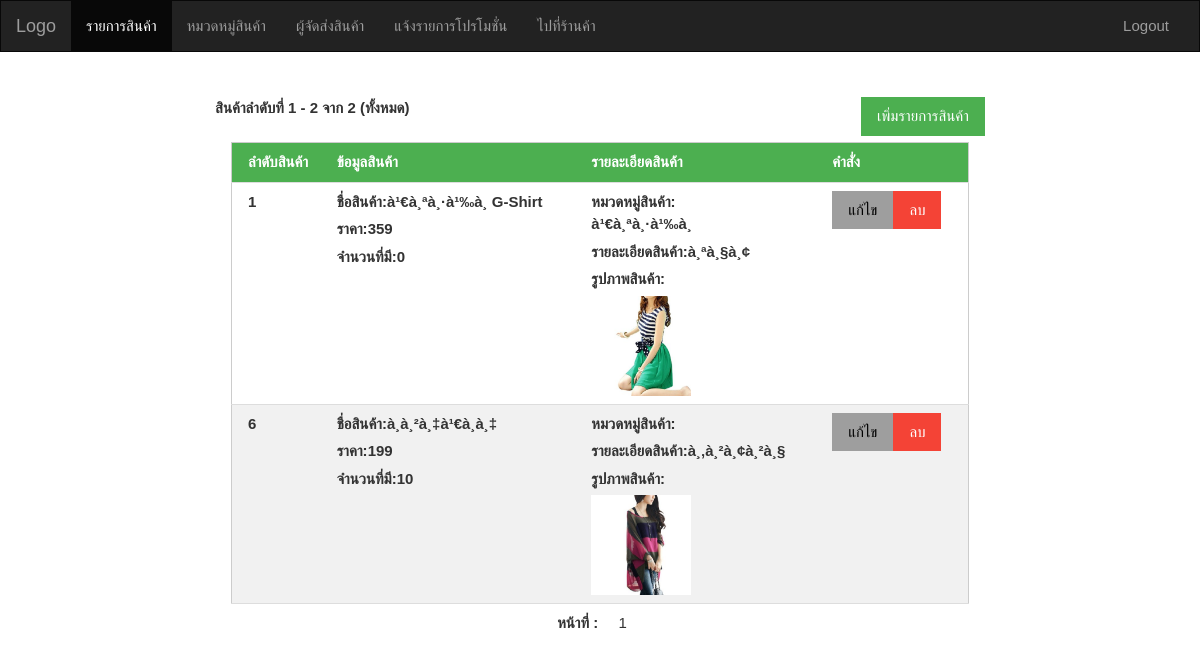
The page /Admin/products.php (signed in) on the database its author committed.
### tables this page shows
CREATE TABLE `products` (
  `pro_id` mediumint(9) NOT NULL,
  `cat_id` smallint(6) NOT NULL,
  `sup_id` smallint(6) NOT NULL,
  `pro_name` varchar(200) NOT NULL,
  `price` mediumint(9) NOT NULL,
  `quantity` smallint(6) NOT NULL,
  `details` text NOT NULL,
  `images` varchar(200) DEFAULT NULL
);

CREATE TABLE `categories` (
  `cat_id` smallint(6) NOT NULL,
  `cat_name` varchar(200) NOT NULL
);

### Admin/products.php (the view, shortened to what this page needs)
<?php require_once('../Connections/mydbshop.php'); ?>
<?php
$logoutAction = $_SERVER['PHP_SELF']."?doLogout=true";
?>
<?php
$maxRows_products = 10;
$pageNum_products = 0;
$startRow_products = $pageNum_products * $maxRows_products;
$query_products = "SELECT * FROM products";
$query_limit_products = sprintf("%s LIMIT %d, %d", $query_products, $startRow_products, $maxRows_products);
$products = mysql_query($query_limit_products, $mydbshop) or die(mysql_error());
$row_products = mysql_fetch_assoc($products);
if (isset($_GET['totalRows_products'])) {
  $totalRows_products = $_GET['totalRows_products'];
} else {
  $all_products = mysql_query($query_products);
  $totalRows_products = mysql_num_rows($all_products);
}
$totalPages_products = ceil($totalRows_products/$maxRows_products)-1;
$query_catgories = "SELECT * FROM categories";
$catgories = mysql_query($query_catgories, $mydbshop) or die(mysql_error());
$row_catgories = mysql_fetch_assoc($catgories);
?>
<!DOCTYPE html>
<html lang="en">
<head>
  <link rel="stylesheet" href="../css/bootstrap.min.css">
  <link rel="stylesheet" href="../css/w3.css">
</head>
<body>
<nav class="navbar navbar-inverse">
  <div class="container-fluid">
    <div class="navbar-header">
      <a class="navbar-brand" href="#">Logo</a>
    </div>
    <div class="collapse navbar-collapse" id="myNavbar">
      <ul class="nav navbar-nav">
        <li class="active"><a href="products.php">รายการสินค้า</a></li>
        <li><a href="categories.php">หมวดหมู่สินค้า</a></li>
        <li><a href="suppliers.php">ผู้จัดส่งสินค้า</a></li>
        <li><a href="send-news.php">แจ้งรายการโปรโมชั่น</a></li>
        <li><a href="../user/index.php">ไปที่ร้านค้า</a></li>
      </ul>
      <ul class="nav navbar-nav navbar-right">
        <li><a href="<?php echo $logoutAction ?>"><span class="glyphicon glyphicon-log-out"></span>Logout</a></li>
      </ul>
    </div>
  </div>
</nav>
<div class="container-fluid text-center">
<br>
<br>
  <div class="row content">
    <div class="col-sm-2 sidenav" style="background-color:#FFF">
    </div>
    <div class="col-sm-8 text-center">
    <?php if($row_products!=null){?>
    <label style="float:left">สินค้าลำดับที่ <?php echo ($startRow_products + 1) ?> - <?php echo min($startRow_products + $maxRows_products, $totalRows_products) ?> จาก <?php echo $totalRows_products ?> (ทั้งหมด)</label>
    <?php }?>
    <button class="w3-button w3-green" style="float:right" onClick="window.location.href='products-add.php'">เพิ่มรายการสินค้า</button>
    <br>
    <br>
    <?php if($row_products!=null){?>
        <div class="w3-container">
          <table class="w3-table-all">
            <thead>
              <tr class="w3-green">
                <th>ลำดับสินค้า</th>
                <th>ข้อมูลสินค้า</th>
                <th>รายละเอียดสินค้า</th>
                <th>คำสั่ง</th>
              </tr>
            </thead>
            <?php do{ ?>
            <tr>
              <td><label><?php echo $row_products['pro_id']; ?></label></td>
              <td><label>ชื่อสินค้า:<?php echo $row_products['pro_name']; ?></label><br><label>ราคา:<?php echo $row_products['price']; ?></label><br><label>จำนวนที่มี:<?php echo $row_products['quantity']; ?></label></td>
              <td><label>หมวดหมู่สินค้า:
              <?php do { ?><?php if($row_products['cat_id']==$row_catgories['cat_id']){?>
			    <?php echo $row_catgories['cat_name']; ?>
<?php } ?><?php } while ($row_catgories = mysql_fetch_assoc($catgories)); ?>
              </label><br>
              <label>รายละเอียดสินค้า:<?php echo $row_products['details']; ?></label><br><label>
              <?php if($row_products['images']!=null){?>
              รูปภาพสินค้า:</label><br><img src="img-products/<?php echo $row_products['images']; ?>" width="100px" height="100px">
              <?php } ?>
              </td>
              <td><button class="w3-button w3-gray" type="button" onClick="window.location.href='products-edit.php?id=<?php echo $row_products['pro_id']; ?>'">แก้ไข</button><button class="w3-button w3-red" onClick="window.location.href='products-delete.php?id=<?php echo $row_products['pro_id']; ?>'">ลบ</button></td>
            </tr>
            <?php }while($row_products = mysql_fetch_assoc($products));?>
          </table>
        </div>
        <div class="w3-bar">
      <label>หน้าที่ :</label>
      <?php
	  for($i = 0;$i<=$totalPages_products;$i++){
		  echo '<a href="?pageNum_products=',$i,'" class="w3-button w3-hover-green">',($i+1) ,'</a>';
	  }
	  ?>
      </div>
    <?php }?>
    </div>
    <div class="col-sm-2 sidenav" style="background-color:#FFF">
    </div>
  </div>
</div>
</body>
</html>

### css/w3.css (style rules this page uses)
html { box-sizing:border-box }
*,*:before,*:after { box-sizing:inherit }
html { -ms-text-size-adjust:100%;-webkit-text-size-adjust:100% }
body { margin:0 }
article,aside,details,figcaption,figure,footer,header,main,menu,nav,section,summary { display:block }
a { background-color:transparent;-webkit-text-decoration-skip:objects }
img { border-style:none }
button,input,select,textarea { font:inherit;margin:0 }
button,input { overflow:visible }
button,select { text-transform:none }
button,html [type=button],[type=reset],[type=submit] { -webkit-appearance:button }
html,body { font-family:Verdana,sans-serif;font-size:15px;line-height:1.5 }
html { overflow-x:hidden }
img { vertical-align:middle }
a { color:inherit }
.w3-table,.w3-table-all { border-collapse:collapse;border-spacing:0;width:100%;display:table }
.w3-table-all { border:1px solid #ccc }
.w3-bordered tr,.w3-table-all tr { border-bottom:1px solid #ddd }
.w3-table-all tr:nth-child(odd) { background-color:#fff }
.w3-table-all tr:nth-child(even) { background-color:#f1f1f1 }
.w3-table td,.w3-table th,.w3-table-all td,.w3-table-all th { padding:8px 8px;display:table-cell;text-align:left;vertical-align:top }
.w3-table th:first-child,.w3-table td:first-child,.w3-table-all th:first-child,.w3-table-all td:first-child { padding-left:16px }
.w3-btn,.w3-button { border:none;display:inline-block;padding:8px 16px;vertical-align:middle;overflow:hidden;text-decoration:none;color:inherit;background-color:inherit;text-align:center;cursor:pointer;white-space:nowrap }
.w3-btn,.w3-button { -webkit-touch-callout:none;-webkit-user-select:none;-khtml-user-select:none;-moz-user-select:none;-ms-user-select:none;user-select:none }
.w3-bar { width:100%;overflow:hidden }
.w3-bar .w3-button { white-space:normal }
.w3-container:after,.w3-container:before,.w3-panel:after,.w3-panel:before,.w3-row:after,.w3-row:before,.w3-row-padding:after,.w3-row-padding:before, .w3-cell-row:before,.w3-cell-row:after,.w3-clear:after,.w3-clear:before,.w3-bar:before,.w3-bar:after { content:"";display:table;clear:both }
.w3-container,.w3-panel { padding:0.01em 16px }
.w3-green,.w3-hover-green:hover { color:#fff!important;background-color:#4CAF50!important }
.w3-red,.w3-hover-red:hover { color:#fff!important;background-color:#f44336!important }
.w3-grey,.w3-hover-grey:hover,.w3-gray,.w3-hover-gray:hover { color:#000!important;background-color:#9e9e9e!important }

### Admin/products.php (style rules this page uses)
.navbar { margin-bottom: 0; border-radius: 0; }
.row.content { height: 450px }
.sidenav { padding-top: 20px; background-color: #f1f1f1; height: 100%; }

### rows shown on the page
products: pro_id "1", pro_name "à¹€à¸ªà¸·à¹‰à¸­ G-Shirt", price "359", quantity "0", details "à¸ªà¸§à¸¢", images (picture)
categories: cat_name "à¹€à¸ªà¸·à¹‰à¸­"
products: pro_id "6", pro_name "à¸à¸²à¸‡à¹€à¸à¸‡", price "199", quantity "10", details "à¸‚à¸²à¸¢à¸²à¸§", images (picture)

### other values the page prints
$startRow_products + 1 "1"
min($startRow_products + $maxRows_products, $totalRows_products) "2"
$totalRows_products "2"
